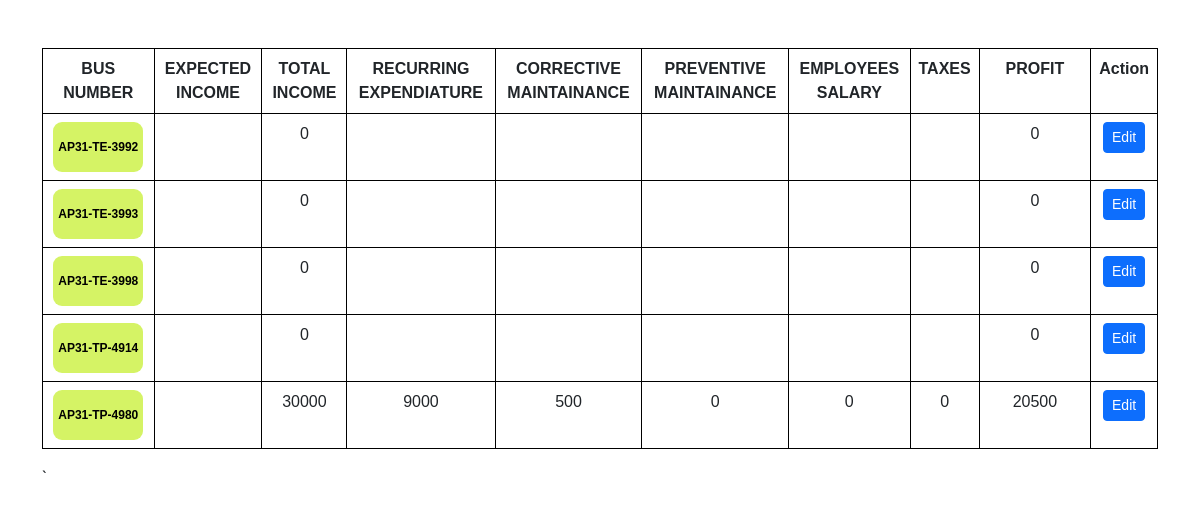
The app's page /school-income.php with its own data.
### tables this page shows
CREATE TABLE `school` (
  `S_NO` int(11) NOT NULL DEFAULT 0,
  `BUS_NUMBER` varchar(50) NOT NULL,
  `BUS_DRIVER` varchar(100) NOT NULL,
  `CONTACT_NUMBER` varchar(10) NOT NULL,
  `STOPS` text NOT NULL,
  `NO_OF_PASSENGERS` int(11) NOT NULL,
  `MILEAGE` varchar(100) NOT NULL,
  `PERMIT_DUE_DATE` varchar(10) NOT NULL,
  `INSURANCE_DUE_DATE` varchar(10) NOT NULL,
  `STARTING_POINT` varchar(50) NOT NULL,
  `EXPECTED_INCOME` varchar(255) NOT NULL,
  `TOTAL_INCOME` varchar(255) NOT NULL,
  `RECURRING_EXPENDIATURE` varchar(255) NOT NULL,
  `CORRECTIVE_MAINTAINANCE` varchar(255) NOT NULL,
  `PREVENTIVE_MAINTAINANCE` varchar(255) NOT NULL,
  `EMPLOYEES_SALARY` varchar(255) NOT NULL,
  `TAXES` varchar(255) NOT NULL,
  `PROFIT` varchar(255) NOT NULL,
  `DATE` varchar(255) NOT NULL,
  `col1` varchar(255) NOT NULL,
  `col2` varchar(255) NOT NULL,
  `col3` varchar(255) NOT NULL,
  `col4` varchar(255) NOT NULL,
  `col5` varchar(255) NOT NULL
);

### school-income.php (the view, shortened to what this page needs)
<!DOCTYPE html>
<html lang="en">
<head>
    <link rel="stylesheet" href="https://cdn.jsdelivr.net/npm/bootstrap@5.3.0-alpha1/dist/css/bootstrap.min.css">
	</head>
<body>
<div class="container my-5">
    <table class="table" style="width:100%;  text-align: center;">
    <thread>
    <tr>
    <th style="width:10%">BUS NUMBER</th>
    <th>EXPECTED INCOME</th>
    <th>TOTAL INCOME</th>
    <th>RECURRING EXPENDIATURE</th>
    <th>CORRECTIVE MAINTAINANCE</th>
    <th>PREVENTIVE MAINTAINANCE</th>
    <th>EMPLOYEES SALARY</th>
    <th>TAXES</th>
    <th style="width:10%;">PROFIT</th>
    <th>Action</th>
  </tr>
</thread>
<tbody>
    <?php
     $servername = "localhost";
     $username = "root";
     $password = "";
     $database = "transport-project";
     $connection = new mysqli($servername, $username, $password, $database);
     $sql="SELECT * From school";
     $result= $connection->query($sql);
     while($row=$result->fetch_assoc())
{
        echo "
        <tr>
    <td> <a href='school-pdf.php?BUS_NUMBER=$row[BUS_NUMBER]'><button id='bottone1' style='height:50px; padding:5px; font-size:12px;'><strong>$row[BUS_NUMBER]</strong></button></a></td>
    <td>$row[EXPECTED_INCOME]</td>
    <td>$row[TOTAL_INCOME]</td>
    <td>$row[RECURRING_EXPENDIATURE]</td>
    <td>$row[CORRECTIVE_MAINTAINANCE]</td>
    <td>$row[PREVENTIVE_MAINTAINANCE]</td>
    <td>$row[EMPLOYEES_SALARY]</td>
    <td>$row[TAXES]</td>
    <td>$row[PROFIT]</td>
    <td>
    <a class='btn btn-primary btn-sm' href='/Transport-project/school-edit-expenses.php?BUS_NUMBER=$row[BUS_NUMBER]'>Edit</a>
    </td>
    </tr>
        ";
     }
     ?>
</div>
       `
</body>
</html>

### school-income.php (style rules this page uses)
th, td { border:1px solid black; }
table td:first-child { font-size:18px; }
table { font-family:Arial,sans-serif; font-size:16px; }
#bottone1 { padding-left: 33px; padding-right: 33px; padding-bottom: 16px; padding-top: 16px; border-radius: 9px; background: #d5f365; border: none; font-family: inherit; text-align: center; cursor: pointer; transition: 0.4s; }

### records on screen
school: BUS_NUMBER "AP31-TE-3992", TOTAL_INCOME "0", PROFIT "0"
school: BUS_NUMBER "AP31-TE-3993", TOTAL_INCOME "0", PROFIT "0"
school: BUS_NUMBER "AP31-TE-3998", TOTAL_INCOME "0", PROFIT "0"
school: BUS_NUMBER "AP31-TP-4914", TOTAL_INCOME "0", PROFIT "0"
school: BUS_NUMBER "AP31-TP-4980", TOTAL_INCOME "30000", RECURRING_EXPENDIATURE "9000", CORRECTIVE_MAINTAINANCE "500", PREVENTIVE_MAINTAINANCE "0", EMPLOYEES_SALARY "0", TAXES "0", PROFIT "20500"
